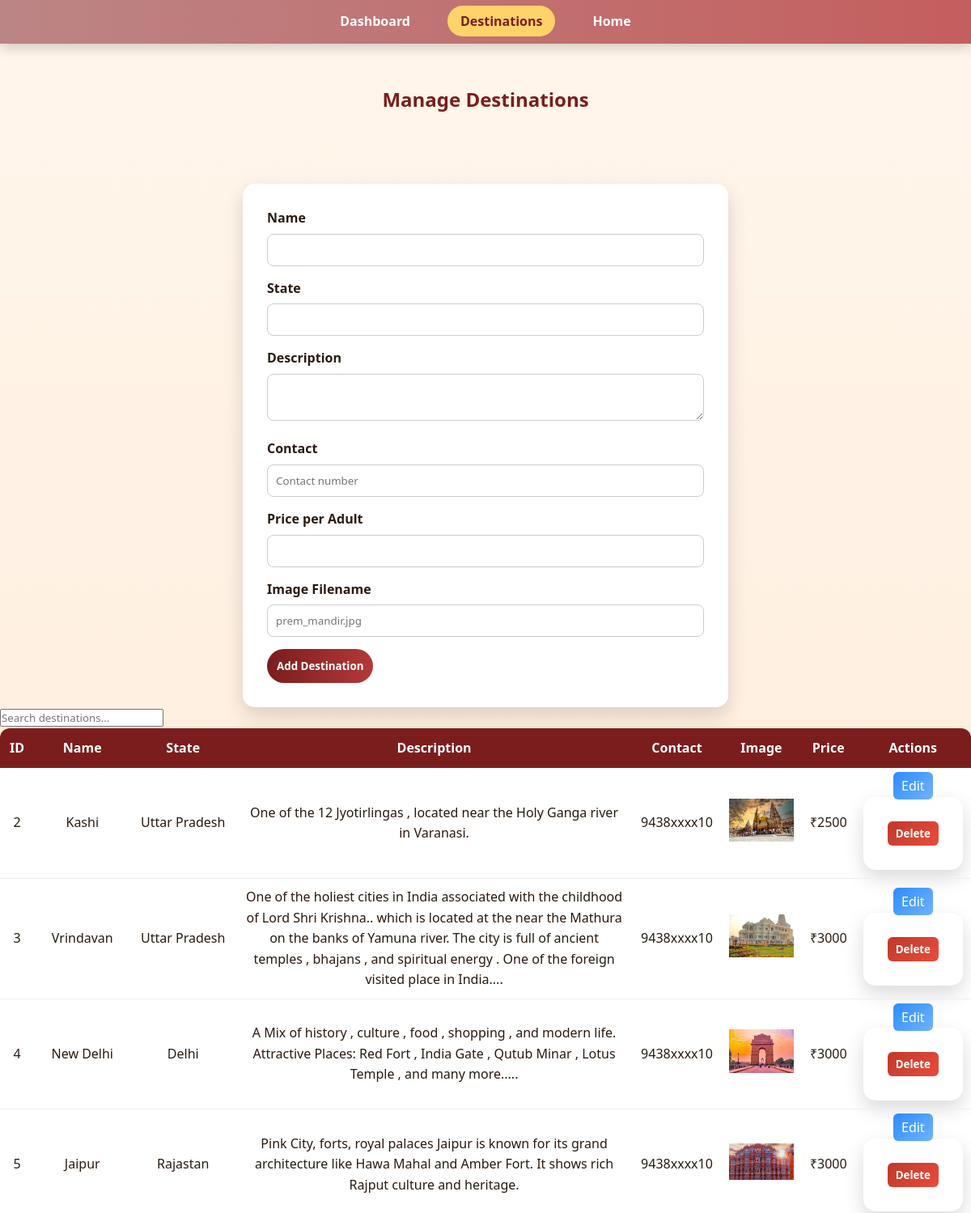
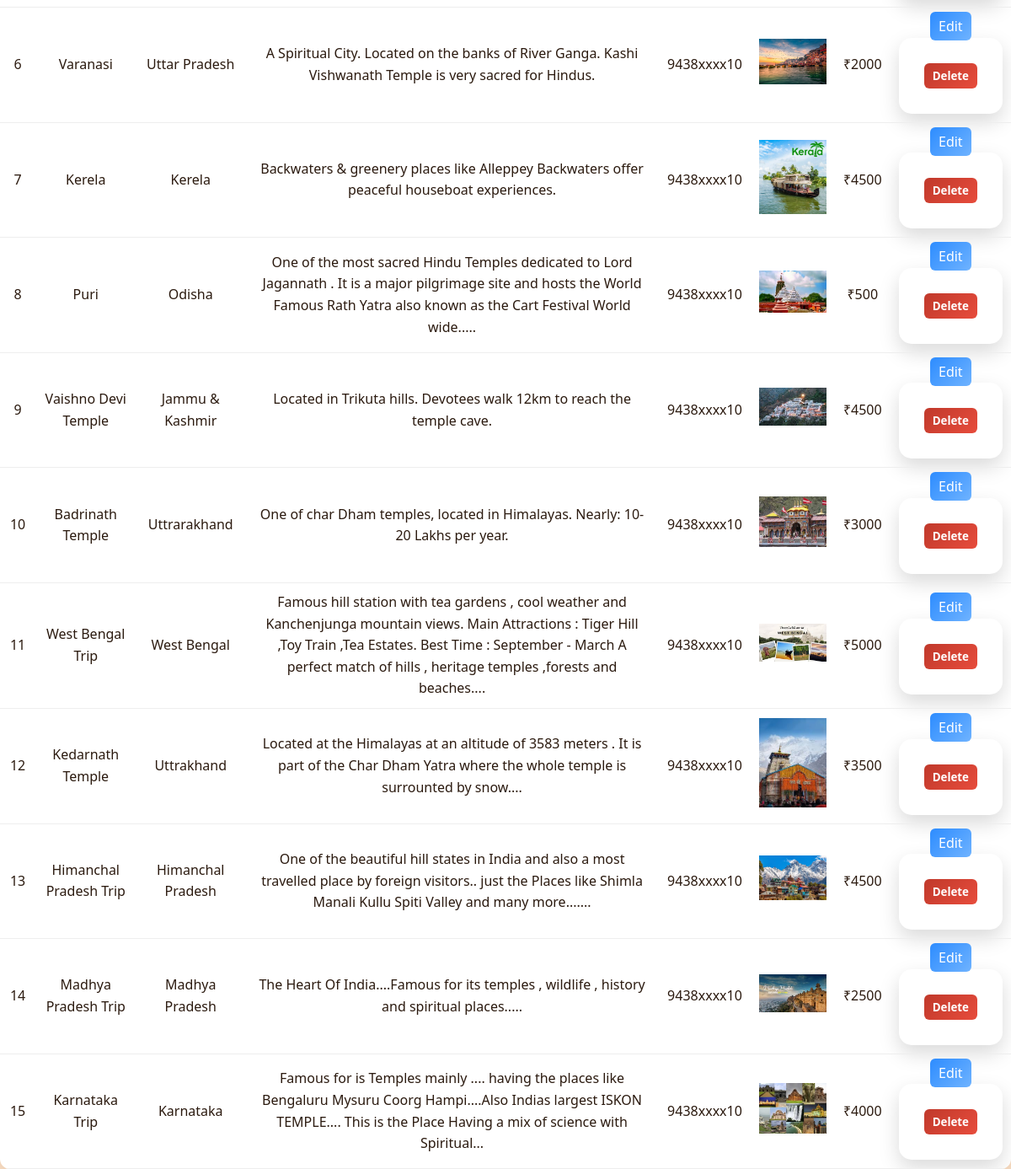
Screenshot of /admin/destination with the database file from the repository (2 pictures, top to bottom).
### app.py (models this page shows)
class Destination(db.Model):
    id = db.Column(db.Integer, primary_key=True)
    name = db.Column(db.String(100), nullable=False)
    state = db.Column(db.String(100), nullable=False)
    description = db.Column(db.Text, nullable=False)
    contact = db.Column(db.String(255), nullable=True)
    price = db.Column(db.Integer, nullable=False)
    image = db.Column(db.String(100))

### app.py (the view, shortened to what this page needs)
@app.route("/admin/destination", methods=["GET", "POST"])
def admin_destination():
    destinations = Destination.query.all()
    return render_template("admin_destination.html", destinations=destinations)

### templates/admin_destination.html (shortened to what this page needs)
<!DOCTYPE html>
<html lang="en">
<head>
  <link rel="stylesheet" href="{{ url_for('static', filename='css/style.css') }}">
</head>
<body>
<header>
  <nav class="navbar">
    <li><a href="{{ url_for('admin_dashboard') }}">Dashboard</a></li>
    <li><a href="{{ url_for('admin_destination') }}" class="active">Destinations</a></li>
    <li><a href="{{ url_for('home') }}">Home</a></li>
  </nav>
</header>
<section class="admin-page">
  <h2>Manage Destinations</h2>
</section>
<div class="container">
  <form action="{{ url_for('admin_destination') }}" method="POST" class="form-box">
    <label>Name</label>
    <input type="text" name="name" required>
    <label>State</label>
    <input type="text" name="state" required>
    <label>Description</label>
    <textarea name="description" required></textarea>
    <label>Contact</label>
    <input type="text" name="contact" placeholder="Contact number" required>
    <label>Price per Adult</label>
    <input type="number" name="price" required>
    <label>Image Filename</label>
    <input type="text" name="image" placeholder="prem_mandir.jpg">
    <button type="submit" class="btn">Add Destination</button>
  </form>
  <input
    type="text"
    id="searchInputDest"
    placeholder="Search destinations..."
    class="search-box"
  >
  <table id="destinationTable">
    <thead>
      <tr>
        <th>ID</th>
        <th>Name</th>
        <th>State</th>
        <th>Description</th>
        <th>Contact</th>
        <th>Image</th>
        <th>Price</th>
        <th>Actions</th>
      </tr>
    </thead>
    <tbody>
      {% for dest in destinations %}
      <tr>
        <td>{{ dest.id }}</td>
        <td>{{ dest.name }}</td>
        <td>{{ dest.state }}</td>
        <td>{{ dest.description }}</td>
        <td>{{ dest.contact }}</td>
        <td>
          <img
            src="{{ url_for('static', filename='images/' ~ dest.image) }}"
            width="80"
          >
        </td>
        <td>₹{{ dest.price }}</td>
        <td class="action-cell">
          <a href="{{ url_for('edit_destination', id=dest.id) }}"
             class="btn-edit">Edit</a>
          <form
            action="{{ url_for('delete_destination', id=dest.id) }}"
            method="POST"
            class="delete-form"
            onsubmit="return confirm('Delete this destination?')"
          >
            <button type="submit" class="btn-delete">Delete</button>
          </form>
        </td>
      </tr>
      {% else %}
      <tr>
        <td colspan="8" style="text-align:center;">
          No destinations found
        </td>
      </tr>
      {% endfor %}
    </tbody>
  </table>
</div>
</body>
</html>

### static/css/style.css (style rules this page uses)
* { margin: 0; padding: 0; box-sizing: border-box; font-family: "Poppins", "Segoe UI", sans-serif; }
body { background: linear-gradient(180deg, #fff6ec, #ffe2c6); color: #2b1a0f; line-height: 1.6; overflow-x: hidden; }
header { position: sticky; top: 0; z-index: 1000; background: linear-gradient(90deg, #bc8585, #c55e5e); box-shadow: 0 4px 15px rgba(0,0,0,0.2); }
.navbar { display: flex; justify-content: center; gap: 30px; padding: 14px 20px; list-style: none; }
.navbar a { color: #fff; text-decoration: none; font-weight: 600; padding: 8px 16px; border-radius: 25px; transition: 0.3s; }
.navbar a:hover, .navbar a.active { background: #ffd369; color: #7b1d1d; }
section { max-width: 1200px; margin: auto; padding: 50px 20px; }
section h1, section h2 { text-align: center; margin-bottom: 35px; color: #7b1d1d; }
form { background: #fff; padding: 30px; border-radius: 15px; max-width: 600px; margin: auto; box-shadow: 0 10px 25px rgba(0,0,0,0.15); }
form label { font-weight: 600; margin-bottom: 6px; display: block; }
form input, form select, form textarea { width: 100%; padding: 10px; margin-bottom: 15px; border-radius: 8px; border: 1px solid #ccc; }
form button { background: linear-gradient(90deg, #7b1d1d, #b33939); color: white; border: none; padding: 12px; border-radius: 30px; font-weight: bold; cursor: pointer; transition: 0.3s; }
table { width: 100%; border-collapse: collapse; background: #fff; border-radius: 12px; overflow: hidden; box-shadow: 0 10px 25px rgba(0,0,0,0.12); }
th { background: #7b1d1d; color: #fff; padding: 12px; }
td { padding: 10px; border-bottom: 1px solid #eee; text-align: center; }
.btn-edit { background: #3498db; color: white; padding: 6px 10px; border-radius: 6px; text-decoration: none; }
.btn-delete { background: #e74c3c; color: white; padding: 6px 10px; border-radius: 6px; cursor: pointer; }
.admin-page { opacity: 0; transform: translateY(25px); animation: adminFade 0.7s ease forwards; }
.btn-edit { background: linear-gradient(135deg, #2d8cff, #6fb3ff); }
.btn-delete { background: linear-gradient(135deg, #c0392b, #e74c3c); }
.admin-page { opacity: 0; transform: translateY(30px); animation: adminFade 0.8s ease forwards; }

### rows the page displays
Destination: id "2", name "Kashi", state "Uttar Pradesh", description "One of the 12 Jyotirlingas , located near the Holy Ganga river in Varanasi.", contact "9438xxxx10", image (picture), price "2500"
Destination: id "3", name "Vrindavan", state "Uttar Pradesh", description "One of the holiest cities in India associated with the childhood of Lord Shri Krishna.. which is located at the near the Mathura on the banks of Yamuna river. The city is full of ancient temples , bhajans , and spiritual energy . One of the foreign visited place in India....", contact "9438xxxx10", image (picture), price "3000"
Destination: id "4", name "New Delhi", state "Delhi", description "A Mix of history , culture , food , shopping , and modern life. Attractive Places: Red Fort , India Gate , Qutub Minar , Lotus Temple , and many more.....", contact "9438xxxx10", image (picture), price "3000"
Destination: id "5", name "Jaipur", state "Rajastan", description "Pink City, forts, royal palaces Jaipur is known for its grand architecture like Hawa Mahal and Amber Fort. It shows rich Rajput culture and heritage.", contact "9438xxxx10", image (picture), price "3000"
Destination: id "6", name "Varanasi", state "Uttar Pradesh", description "A Spiritual City. Located on the banks of River Ganga. Kashi Vishwanath Temple is very sacred for Hindus.", contact "9438xxxx10", image (picture), price "2000"
Destination: id "7", name "Kerela", state "Kerela", description "Backwaters & greenery places like Alleppey Backwaters offer peaceful houseboat experiences.", contact "9438xxxx10", image (picture), price "4500"
Destination: id "8", name "Puri", state "Odisha", description "One of the most sacred Hindu Temples dedicated to Lord Jagannath . It is a major pilgrimage site and hosts the World Famous Rath Yatra also known as the Cart Festival World wide.....", contact "9438xxxx10", image (picture), price "500"
Destination: id "9", name "Vaishno Devi Temple", state "Jammu & Kashmir", description "Located in Trikuta hills. Devotees walk 12km to reach the temple cave.", contact "9438xxxx10", image (picture), price "4500"
Destination: id "10", name "Badrinath Temple", state "Uttrarakhand", description "One of char Dham temples, located in Himalayas. Nearly: 10-20 Lakhs per year.", contact "9438xxxx10", image (picture), price "3000"
Destination: id "11", name "West Bengal Trip", state "West Bengal", description "Famous hill station with tea gardens , cool weather and Kanchenjunga mountain views. Main Attractions : Tiger Hill ,Toy Train ,Tea Estates. Best Time : September - March A perfect match of hills , heritage temples ,forests and beaches....", contact "9438xxxx10", image (picture), price "5000"
Destination: id "12", name "Kedarnath Temple", state "Uttrakhand", description "Located at the Himalayas at an altitude of 3583 meters . It is part of the Char Dham Yatra where the whole temple is surrounted by snow....", contact "9438xxxx10", image (picture), price "3500"
Destination: id "13", name "Himanchal Pradesh Trip", state "Himanchal Pradesh", description "One of the beautiful hill states in India and also a most travelled place by foreign visitors.. just the Places like Shimla Manali Kullu Spiti Valley and many more.......", contact "9438xxxx10", image (picture), price "4500"
Destination: id "14", name "Madhya Pradesh Trip", state "Madhya Pradesh", description "The Heart Of India....Famous for its temples , wildlife , history and spiritual places.....", contact "9438xxxx10", image (picture), price "2500"
Destination: id "15", name "Karnataka Trip", state "Karnataka", description "Famous for is Temples mainly .... having the places like Bengaluru Mysuru Coorg Hampi....Also Indias largest ISKON TEMPLE.... This is the Place Having a mix of science with Spiritual...", contact "9438xxxx10", image (picture), price "4000"
